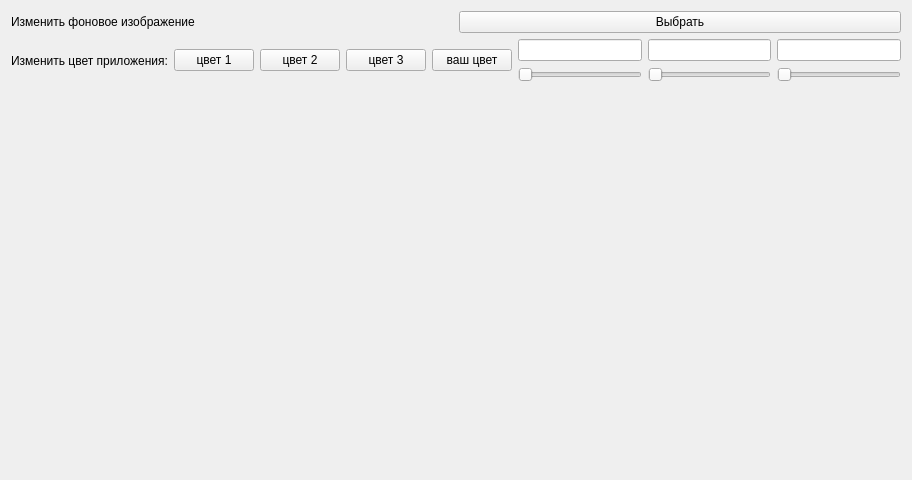
<?xml version="1.0" encoding="UTF-8"?>
<ui version="4.0">
 <class>Form</class>
 <widget class="QWidget" name="Form">
  <property name="geometry">
   <rect>
    <x>0</x>
    <y>0</y>
    <width>912</width>
    <height>480</height>
   </rect>
  </property>
  <property name="windowTitle">
   <string>Настройки</string>
  </property>
  <layout class="QVBoxLayout" name="verticalLayout_4">
   <item>
    <layout class="QHBoxLayout" name="horizontalLayout_4">
     <item>
      <widget class="QLabel" name="label">
       <property name="text">
        <string>Изменить фоновое изображение</string>
       </property>
      </widget>
     </item>
     <item>
      <widget class="QPushButton" name="pushButton_6">
       <property name="text">
        <string>Выбрать</string>
       </property>
      </widget>
     </item>
    </layout>
   </item>
   <item>
    <layout class="QHBoxLayout" name="horizontalLayout_2">
     <item>
      <widget class="QLabel" name="label_2">
       <property name="text">
        <string>Изменить цвет приложения:</string>
       </property>
      </widget>
     </item>
     <item>
      <layout class="QHBoxLayout" name="horizontalLayout">
       <item>
        <widget class="QPushButton" name="pushButton_2">
         <property name="text">
          <string>цвет 1</string>
         </property>
        </widget>
       </item>
       <item>
        <widget class="QPushButton" name="pushButton_3">
         <property name="text">
          <string>цвет 2</string>
         </property>
        </widget>
       </item>
       <item>
        <widget class="QPushButton" name="pushButton_4">
         <property name="text">
          <string>цвет 3</string>
         </property>
        </widget>
       </item>
       <item>
        <widget class="QPushButton" name="pushButton_5">
         <property name="text">
          <string>ваш цвет</string>
         </property>
        </widget>
       </item>
       <item>
        <layout class="QVBoxLayout" name="verticalLayout">
         <item>
          <widget class="QLineEdit" name="lineEdit_2">
           <property name="whatsThis">
            <string comment="blue html"/>
           </property>
          </widget>
         </item>
         <item>
          <widget class="QSlider" name="horizontalSlider_3">
           <property name="orientation">
            <enum>Qt::Horizontal</enum>
           </property>
          </widget>
         </item>
        </layout>
       </item>
       <item>
        <layout class="QVBoxLayout" name="verticalLayout_2">
         <item>
          <widget class="QLineEdit" name="lineEdit">
           <property name="whatsThis">
            <string comment="red html"/>
           </property>
          </widget>
         </item>
         <item>
          <widget class="QSlider" name="horizontalSlider_2">
           <property name="orientation">
            <enum>Qt::Horizontal</enum>
           </property>
          </widget>
         </item>
        </layout>
       </item>
       <item>
        <layout class="QVBoxLayout" name="verticalLayout_3">
         <item>
          <widget class="QLineEdit" name="lineEdit_3">
           <property name="whatsThis">
            <string comment="green html"/>
           </property>
          </widget>
         </item>
         <item>
          <widget class="QSlider" name="horizontalSlider">
           <property name="orientation">
            <enum>Qt::Horizontal</enum>
           </property>
          </widget>
         </item>
        </layout>
       </item>
      </layout>
     </item>
    </layout>
   </item>
   <item>
    <spacer name="verticalSpacer">
     <property name="orientation">
      <enum>Qt::Vertical</enum>
     </property>
     <property name="sizeHint" stdset="0">
      <size>
       <width>20</width>
       <height>354</height>
      </size>
     </property>
    </spacer>
   </item>
  </layout>
 </widget>
 <resources/>
 <connections/>
</ui>
